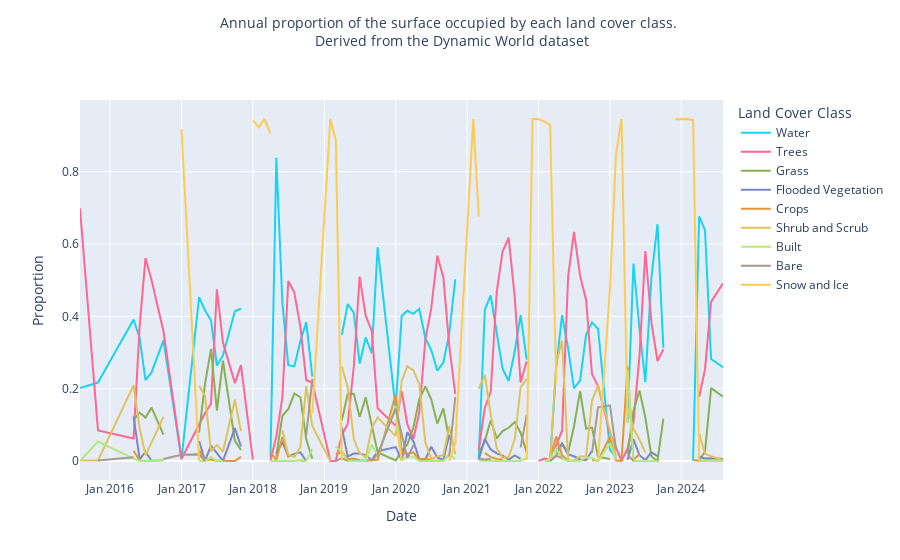

Source (notebook cell):
### Code cell
# Create the line plot
import plotly.express as px

fig = px.line(
    gd_ts_df_melted, 
    x='date', 
    y='proportion', 
    color='class',
    labels={'proportion': 'Proportion', 'date': 'Date', 'class': 'Land Cover Class'},
    title="Annual proportion of the surface occupied by each land cover class. <br> Derived from the Dynamic World dataset",
    color_discrete_map={
        #"Water": "#419bdf",
        #"Trees": "#397d49",
        "Grass": "#88b053",
        "Flooded Vegetation": "#7a87c6",
        "Crops": "#e49635",
        "Shrub and Scrub": "#dfc35a",
        #"Built": "#c4281b",
        "Bare": "#a59b8f",
        #"Snow and Ice": "#b39fe1",
    }
)

# Adjust the layout to make the title font smaller
fig.update_layout(
    title={
        'x': 0.5,
        'y': 0.95,
        'xanchor': 'center',
        'yanchor': 'top',
        'font': {'size': 14}
    },
    xaxis=dict(
        tickformat='%b %Y',  # Format dates as Month Year
    )
)

# Show the graph
fig.show()
